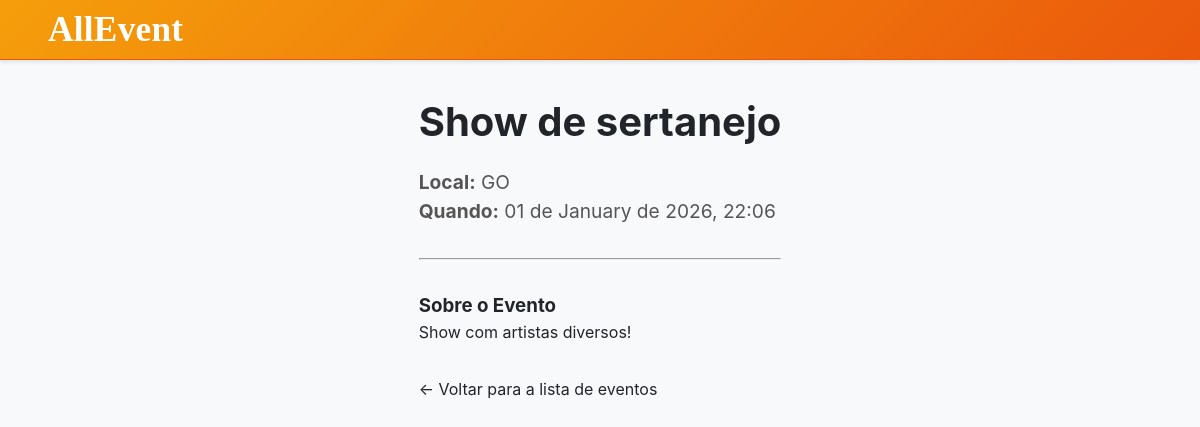
/evento/8/, run on the app's committed database.
### core/models.py (models this page shows, shortened)
class Evento(models.Model):
    nome = models.CharField(max_length=200)
    local = models.CharField(max_length=200)
    data = models.DateTimeField('data do evento')
    descricao = models.TextField(blank=True)
    imagem = models.ImageField(upload_to='eventos_imagens/', null=True, blank=True)

### core/views.py (the view)
# urls.py: path('evento/<int:evento_id>/', views.detalhe_evento, name='detalhe_evento'),
def detalhe_evento(request, evento_id):
    evento = get_object_or_404(Evento, pk=evento_id)
    contexto = {
        'evento': evento
    }
    return render(request, 'core/detalhe_evento.html', contexto)

### AllEvent/templates/core/detalhe_evento.html (shortened to what this page needs)
{% extends "base.html" %}
{% block content %}
<div class="container" style="padding: 2rem 1rem;">
    <h1 style="font-size: 2.5rem; margin-bottom: 1rem;">{{ evento.nome }}</h1>
    <div style="font-size: 1.2rem; color: #555;">
        <p><strong>Local:</strong> {{ evento.local }}</p>
        <p><strong>Quando:</strong> {{ evento.data|date:"d \d\e F \d\e Y, H:i" }}</p>
    </div>
    {% if evento.descricao %}
        <hr style="margin: 2rem 0;">
        <h3>Sobre o Evento</h3>
        <p style="line-height: 1.6;">{{ evento.descricao }}</p>
    {% endif %}
    <a href="{% url 'lista_eventos' %}" style="display: inline-block; margin-top: 2rem;">&larr; Voltar para a lista de eventos</a>
</div>
{% endblock %}

### AllEvent/static/css/style.css (style rules this page uses)
:root { --primary-color: #0d6efd; --secondary-color: #6c757d; --header-background-start: #F59E0B; --header-background-end: #EA580C; --background-color: #f8f9fa; --card-background: #ffffff; --text-color-dark: #212529; --text-color-light: #f8f9fa; --border-color: #dee2e6; --accent-color: var(--primary-color); --accent-color-hover: #0b5ed7; --search-card-bg: #6B3A0F; --search-card-text: #F3E9E2; --search-card-line: #B78563; --btn-red: #DC2626; --btn-red-hover: #B91C1C; --btn-ghost-orange: #F97316; --btn-ghost-orange-hover: #EA580C; --font-sans: "Inter", -apple-system, BlinkMacSystemFont, "Segoe UI", Roboto, Helvetica, Arial, sans-serif; --font-serif: "Playfair Display", Georgia, serif; --fs-xs: 12px; --fs-sm: 14px; --fs-md: 16px; --fs-lg: 18px; --fs-xl: 24px; --fs-xxl: 2.2rem; --fs-xxxl: 56px; --spacing-xs: 4px; --spacing-sm: 8px; --spacing-md: 12px; --spacing-lg: 16px; --spacing-xl: 24px; --spacing-xxl: 32px; --spacing-xxxl: 56px; --border-radius-sm: 5px; --border-radius-md: 8px; --border-radius-lg: 16px; --border-radius-pill: 999px; --shadow-sm: 0 4px 12px rgba(0, 0, 0, 0.05); --shadow-md: 0 10px 30px rgba(0, 0, 0, 0.25); --shadow-lg: 0 24px 50px rgba(0, 0, 0, 0.16); --shadow-glow: 0 24px 38px rgba(124,58,237,.18); }
* { box-sizing: border-box; margin: 0; padding: 0; }
html, body { height: 100%; }
body { font-family: var(--font-sans); background-color: var(--background-color); color: var(--text-color-dark); line-height: 1.5; display: flex; flex-direction: column; min-height: 100vh; }
a { color: inherit; text-decoration: none; }
.container { max-width: 1200px; margin: 0 auto; padding: 0 var(--spacing-xl); }

### data on the page
Evento: nome "Show de sertanejo", local "GO", data "01 de January de 2026, 22:06", descricao "Show com artistas diversos!"
